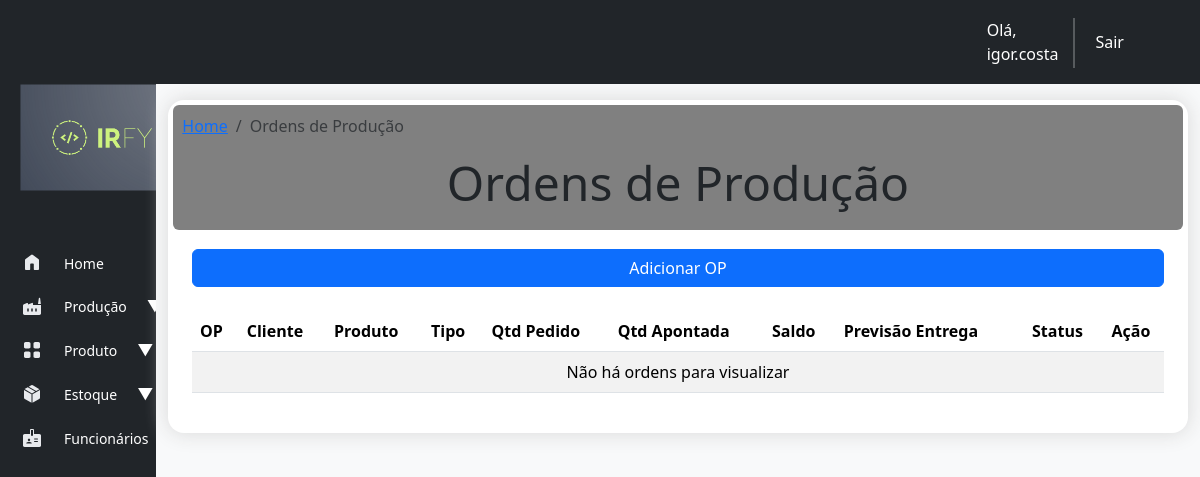
The page /producao/list_ordens (signed in) on the database as committed earlier.
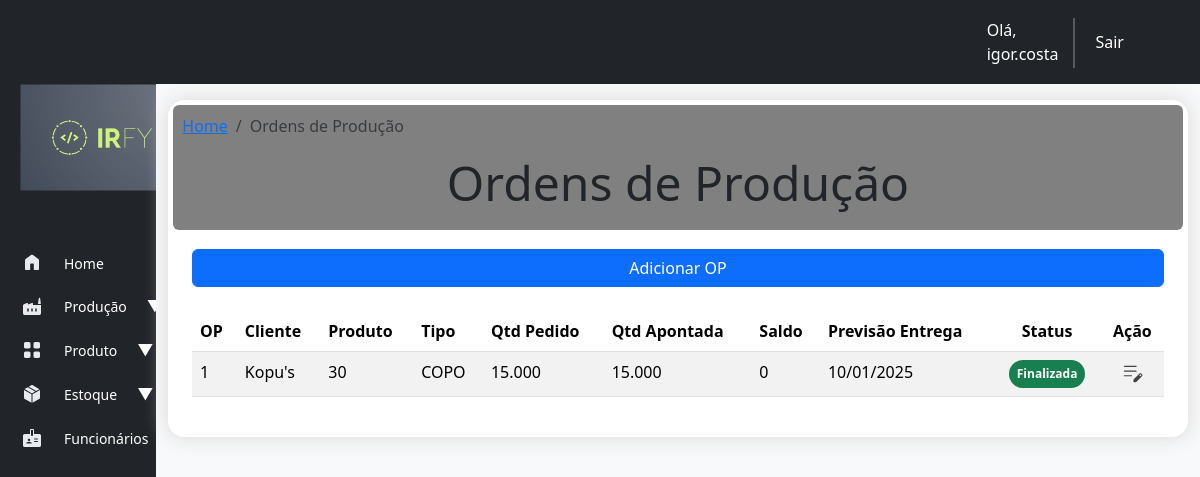
The same page on the database as committed later.
### producao/models.py (models this page shows, shortened)
class OrdemProducao(models.Model):
    STATUS_CHOICES = [
        ('pendente', 'Pendente'),
        ('em_producao', 'Em Produção'),
        ('finalizada', 'Finalizada'),
    ]
    cliente = models.ForeignKey(Cliente, on_delete=models.CASCADE)
    produto = models.ForeignKey(Produto, on_delete=models.CASCADE)
    quantidade = models.FloatField()
    quantidade_produzida = models.FloatField(default=0)
    saldo_op = models.FloatField(blank=True, null=True)
    data_criacao = models.DateTimeField(auto_now_add=True)
    data_previsao = models.DateField()
    status = models.CharField(max_length=20, choices=STATUS_CHOICES, default='pendente')
    is_estoque = models.BooleanField(default=0)
    data_fabricacao = models.DateField(null=True)
    lote = models.CharField(max_length=10, null=True)
    class Meta:
        verbose_name_plural = 'ordens_de_producao'

### cadastro/models.py (models this page shows, shortened)
class Cliente(models.Model):
    TIPOS_CLIENTE = [
        ('pf', 'Pessoa Física'),
        ('pj', 'Pessoa Jurídica'),
    ]
    nome_cliente = models.CharField(max_length=255)
    tipo_cliente = models.CharField(max_length=2, choices=TIPOS_CLIENTE, default='pf')
    cpf_cnpj = models.CharField(max_length=18, unique=True)
    email = models.EmailField(max_length=254)
    telefone = models.CharField(max_length=20, blank=True, null=True)
    endereco = models.TextField()
    data_cadastro = models.DateTimeField(auto_now_add=True)

class Produto(models.Model):
    STATUS_PRODUTO = [
        ('ativo', 'Ativo'),
        ('inativo', 'Inativo'),
    ]
    cliente = models.ForeignKey(Cliente, on_delete=models.CASCADE)
    nome = models.CharField(max_length=255)
    codigo = models.CharField(max_length=50, unique=True)
    descricao = models.TextField(blank=True, null=True)
    material = models.CharField(max_length=100, null=True)
    peso = models.DecimalField(max_digits=10, decimal_places=2, null=True)
    volume = models.DecimalField(max_digits=10, decimal_places=2, null=True)
    cor = models.CharField(max_length=50, null=True)
    status = models.CharField(max_length=7, choices=STATUS_PRODUTO, default="ativo", null=True)

### producao/views.py (the view)
# urls.py: path('list_ordens', views.list_ordem_producao, name='list_ordens'),
@login_required
def list_ordem_producao(request):
    ordens_producao = OrdemProducao.objects.order_by('data_criacao')
    context = {'ordens_producao': ordens_producao}
    return render(request, 'producao/list-ordem-producao.html', context)

### producao/templates/producao/list-ordem-producao.html (shortened to what this page needs)
{% extends "base.html" %}
{% load static %}
{% load humanize %}
{% block header %}
<nav aria-label="breadcrumb">
  <ol class="breadcrumb">
    <li class="breadcrumb-item"><a href="{% url 'index' %}">Home</a></li>
    <li class="breadcrumb-item active" aria-current="page">Ordens de Produção</li>
  </ol>
</nav>
        <h2 style="text-align: center;" class="display-5">Ordens de Produção</h2>
{% endblock header %}
{% block content %}
{% block buttons %}
  <div class="d-grid gap-2" style="margin-top: 10px;">
      <a class="btn btn-primary" href="{% url 'new_ordem'%}" role="button">Adicionar OP</a>
  </div>
{% endblock buttons %}
    <table class="table table-striped table-hover">
        <thead>
          <tr>
            <th scope="col">OP</th>
            <th scope="col">Cliente</th>
            <th scope="col">Produto</th>
            <th scope="col">Tipo</th>
            <th scope="col">Qtd Pedido</th>
            <th scope="col">Qtd Apontada</th>
            <th scope="col">Saldo</th>
            <th scope="col">Previsão Entrega</th>
            <th style="text-align: center;" scope="col">Status</th>
            <th style="text-align: center;" scope="col">Ação</th>
          </tr>
        </thead>
        <tbody class="table">
        {% for ordem_producao in ordens_producao %}
          <tr style="cursor: pointer;" onclick="window.location.href='{% url 'ordem_producao' ordem_producao.id  %}'">
              <td scope="row">{{ ordem_producao.id }}</td>
              <td>{{ ordem_producao.cliente.nome_cliente }}</td>
              <td>{{ ordem_producao.produto.codigo }}</td>
              <td>{{ ordem_producao.produto.nome }}</td>
              <td>{{ ordem_producao.quantidade|floatformat:0|intcomma }}</td>
              <td>{{ ordem_producao.quantidade_produzida|floatformat:0|intcomma}}</td>
              <td>{{ ordem_producao.saldo_op|floatformat:0|intcomma }}</td>
              <td>{{ ordem_producao.data_previsao | date:'d/m/Y'}}</td>
              {% if ordem_producao.status == "em_producao"%}
                <td style="text-align: center;"><span class="badge rounded-pill text-bg-primary">{{ ordem_producao.get_status_display }}</span></td>
              {% elif ordem_producao.status == "pendente" %}
               <td style="text-align: center;"><span class="badge rounded-pill text-bg-warning">{{ ordem_producao.get_status_display }}</span></td>
              {% else %}
                <td style="text-align: center;"> <span class="badge rounded-pill text-bg-success">{{ ordem_producao.get_status_display }}</span></td>
              {% endif %}
              <td style="text-align: center;"><a class="p-0" href="{% url 'apontamento_producao' ordem_producao.id %}"><img src="{% static 'icons/edit.svg' %}" style="padding: 0;"></a></td>
          </tr>
        {% empty %}
          <tr>
            <td colspan="10" style="text-align: center;">Não há ordens para visualizar</td>
          </tr>
        {% endfor %}
        </tbody>
      </table>
{% endblock content %}

Rows that differ between the two databases and show on the page:
added OrdemProducao: id "1", cliente.nome_cliente "Kopu's", produto.codigo "30", produto.nome "COPO", quantidade "15.000", quantidade_produzida "15.000", saldo_op "0", data_previsao "10/01/2025", status "Finalizada"
Other text that changed with them:
text no longer shown: "Não há ordens para visualizar"
